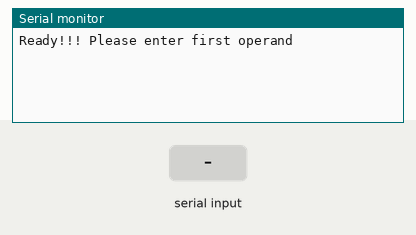
This sketch was run on a simulated ESP32. Shown: the last lines printed to the serial monitor. The inputs (shaded band) are chosen by the test bench.

Above: at 1.2 s.
1.3 s: "90,45,200\n" received over Serial
At 2.1 s:
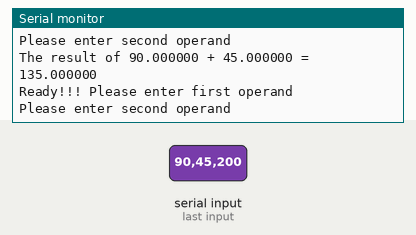
3.0 s: "30,150,10\n" received over Serial
At 3.41 s:
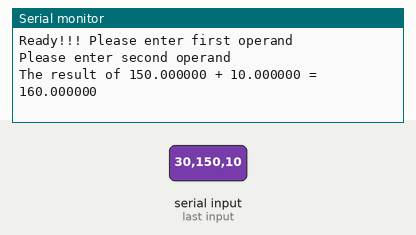

The sketch:

what.ino
```cpp
#define BAUD_RATE 115200
void setup() {
  Serial.begin(BAUD_RATE);
}

// Available States
// 0: Start
// 1: Opr1
// 2: Opr2
// 3: End

int state = 0;
bool flag = false;
float f1, f2;

void loop() {
  lab202();
}


void lab202() {
  switch (state) {
    case 0:         //Begin State
    if(!flag){
      Serial.println();
      Serial.println("Ready!!! Please enter first operand");
      flag = true;
    }
      if(Serial.available() > 0 ){
        f1 = Serial.parseFloat();
        if(f1 !=0){
          state++;    //Change from Start to Opr1
          flag = false;
        }
      }
      delay(50);
      break;
    case 1:
    if(!flag){
      Serial.println("Please enter second operand");
      flag = true;
    }
      if(Serial.available() > 0 ){
        f2 = Serial.parseFloat();
        if(f2 !=0){
          state++;
          flag = false;
        } else {
          Serial.println("Invalid operand");
          Serial.println("Please enter Second ooperand");
          //flag = true;
        }
      }
      delay(50);
      break;
    case 2:
    if(!flag){
      Serial.printf("The result of %f + %f = %f", f1, f2, f1 + f2);
      state = 3;
      flag = true;
    }
      break;
    default:
      state = 0;
      flag = false;
      break;
  }
  delay(50);
}


void lab201() {
  int x = 1;
  if(Serial.available() > 0) {
      float a = Serial.parseFloat();
      Serial.printf("The input data is %f\n", a);
  }
}
```

Measured:
- after the input at 1.3 s, the serial monitor: prints a new line after 0.10 s (image 1)
- after the input at 3.0 s, the serial monitor: prints a new line after 0.11 s (image 2)
